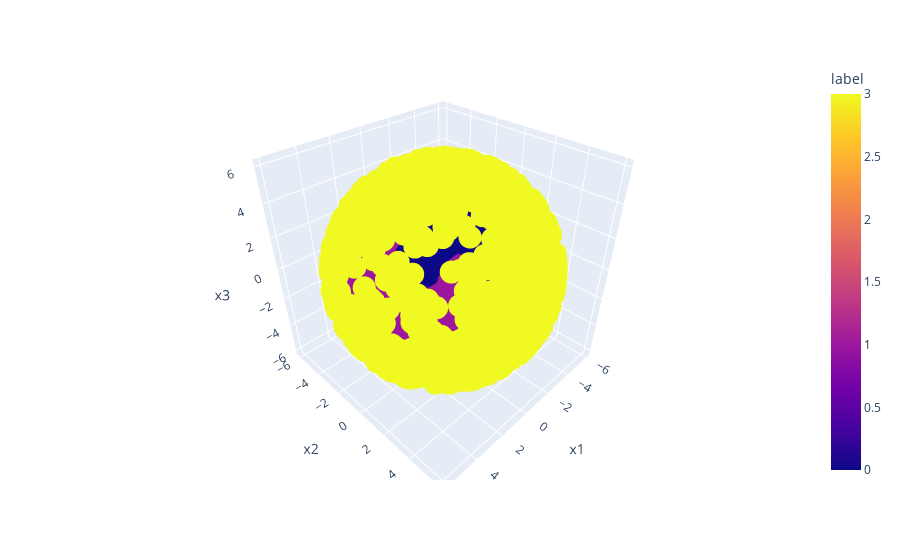

Notebook cell for this chart:
### Markdown cell above
# Create Dataset and  Dataloaders

### Code cell
# Create Dataset
n_points = 1000

df = make_torus_dataset(entangled=True, n_points=n_points)
df_sphere = make_sphere_dataset(label=3, n_points=n_points, radius=6.0)
df = pd.concat((df, df_sphere), ignore_index=True)

px.scatter_3d(df, x='x1', y='x2', z='x3', color='label')

### Figure 1 — Plotly figure (JSON) as saved in the notebook; plotly's stock layout.template omitted (floating-point values rounded to 4 significant figures; data arrays with more than 128 entries replaced by an {"elided": "..."} marker saying what was removed)
{"data": [{"hovertemplate": "x1=%{x}<br>x2=%{y}<br>x3=%{z}<br>label=%{marker.color}<extra></extra>", "legendgroup": "", "marker": {"color": {"elided": "3000 int values"}, "coloraxis": "coloraxis", "symbol": "circle"}, "mode": "markers", "name": "", "scene": "scene", "showlegend": false, "type": "scatter3d", "x": {"elided": "3000 float values"}, "y": {"elided": "3000 float values"}, "z": {"elided": "3000 float values"}}], "layout": {"coloraxis": {"colorbar": {"title": {"text": "label"}}, "colorscale": [[0, "#0d0887"], [0.1111, "#46039f"], [0.2222, "#7201a8"], [0.3333, "#9c179e"], [0.4444, "#bd3786"], [0.5556, "#d8576b"], [0.6667, "#ed7953"], [0.7778, "#fb9f3a"], [0.8889, "#fdca26"], [1, "#f0f921"]]}, "legend": {"tracegroupgap": 0}, "margin": {"t": 60}, "scene": {"domain": {"x": [0, 1], "y": [0, 1]}, "xaxis": {"title": {"text": "x1"}}, "yaxis": {"title": {"text": "x2"}}, "zaxis": {"title": {"text": "x3"}}}}}
